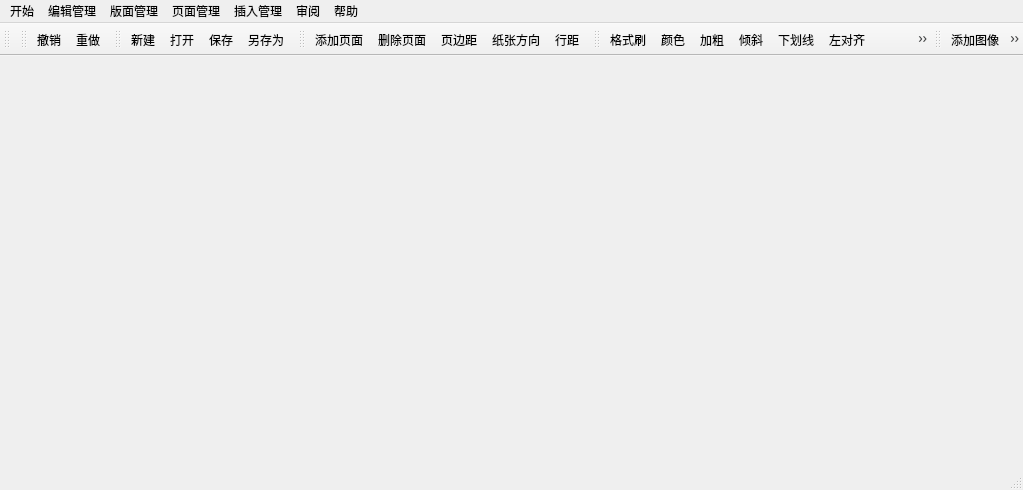
<?xml version="1.0" encoding="UTF-8"?>
<ui version="4.0">
 <class>MainWindow</class>
 <widget class="QMainWindow" name="MainWindow">
  <property name="geometry">
   <rect>
    <x>0</x>
    <y>0</y>
    <width>1023</width>
    <height>490</height>
   </rect>
  </property>
  <property name="windowTitle">
   <string>MainWindow</string>
  </property>
  <property name="windowIcon">
   <iconset>
    <normaloff>:/resources/OFDeditor.ico</normaloff>:/resources/OFDeditor.ico</iconset>
  </property>
  <property name="styleSheet">
   <string notr="true"/>
  </property>
  <widget class="QWidget" name="centralWidget"/>
  <widget class="QMenuBar" name="menuBar">
   <property name="geometry">
    <rect>
     <x>0</x>
     <y>0</y>
     <width>1023</width>
     <height>23</height>
    </rect>
   </property>
   <widget class="QMenu" name="menu">
    <property name="title">
     <string>开始</string>
    </property>
    <addaction name="action_new"/>
    <addaction name="action_open_ofdx"/>
    <addaction name="action_saveAs"/>
    <addaction name="action_saveAsEdit"/>
   </widget>
   <widget class="QMenu" name="menu_2">
    <property name="title">
     <string>编辑管理</string>
    </property>
    <addaction name="action_undo"/>
    <addaction name="action_redo"/>
    <addaction name="action_enlarge"/>
    <addaction name="action_shrink"/>
    <addaction name="action_formatPainter"/>
   </widget>
   <widget class="QMenu" name="menu_3">
    <property name="title">
     <string>页面管理</string>
    </property>
    <addaction name="action_newPage"/>
    <addaction name="action_deletePage"/>
    <addaction name="action_pageMargin"/>
   </widget>
   <widget class="QMenu" name="menu_4">
    <property name="title">
     <string>版面管理</string>
    </property>
    <widget class="QMenu" name="menu_5">
     <property name="title">
      <string>字体</string>
     </property>
     <addaction name="action_bold"/>
     <addaction name="action_italic"/>
     <addaction name="action_underline"/>
     <addaction name="action_color"/>
    </widget>
    <widget class="QMenu" name="menu_6">
     <property name="title">
      <string>段落</string>
     </property>
     <addaction name="action_left"/>
     <addaction name="action_right"/>
     <addaction name="action_center"/>
     <addaction name="action_lineDistance"/>
    </widget>
    <addaction name="menu_6"/>
    <addaction name="menu_5"/>
   </widget>
   <widget class="QMenu" name="menu_7">
    <property name="title">
     <string>帮助</string>
    </property>
    <addaction name="action_version"/>
    <addaction name="action_introduce"/>
    <addaction name="action_document"/>
   </widget>
   <widget class="QMenu" name="menu_8">
    <property name="title">
     <string>插入管理</string>
    </property>
    <addaction name="action_insertImage"/>
    <addaction name="action_table"/>
   </widget>
   <widget class="QMenu" name="menu_9">
    <property name="title">
     <string>审阅</string>
    </property>
    <addaction name="action_count"/>
    <addaction name="action_preview"/>
   </widget>
   <addaction name="menu"/>
   <addaction name="menu_2"/>
   <addaction name="menu_4"/>
   <addaction name="menu_3"/>
   <addaction name="menu_8"/>
   <addaction name="menu_9"/>
   <addaction name="menu_7"/>
  </widget>
  <widget class="QStatusBar" name="statusBar"/>
  <widget class="QToolBar" name="toolBar">
   <property name="windowTitle">
    <string>toolBar</string>
   </property>
   <attribute name="toolBarArea">
    <enum>TopToolBarArea</enum>
   </attribute>
   <attribute name="toolBarBreak">
    <bool>false</bool>
   </attribute>
  </widget>
  <widget class="QToolBar" name="toolBar_2">
   <property name="windowTitle">
    <string>toolBar_2</string>
   </property>
   <attribute name="toolBarArea">
    <enum>TopToolBarArea</enum>
   </attribute>
   <attribute name="toolBarBreak">
    <bool>false</bool>
   </attribute>
   <addaction name="action_undo"/>
   <addaction name="action_redo"/>
  </widget>
  <widget class="QToolBar" name="toolBar_3">
   <property name="windowTitle">
    <string>toolBar_3</string>
   </property>
   <attribute name="toolBarArea">
    <enum>TopToolBarArea</enum>
   </attribute>
   <attribute name="toolBarBreak">
    <bool>false</bool>
   </attribute>
   <addaction name="action_new"/>
   <addaction name="action_open_ofdx"/>
   <addaction name="action_saveAsEdit"/>
   <addaction name="action_saveAs"/>
  </widget>
  <widget class="QToolBar" name="toolBar_4">
   <property name="windowTitle">
    <string>toolBar_4</string>
   </property>
   <attribute name="toolBarArea">
    <enum>TopToolBarArea</enum>
   </attribute>
   <attribute name="toolBarBreak">
    <bool>false</bool>
   </attribute>
   <addaction name="action_newPage"/>
   <addaction name="action_deletePage"/>
   <addaction name="action_pageMargin"/>
   <addaction name="action_pageDirection"/>
   <addaction name="action_lineDistance"/>
  </widget>
  <widget class="QToolBar" name="toolBar_5">
   <property name="windowTitle">
    <string>toolBar_5</string>
   </property>
   <attribute name="toolBarArea">
    <enum>TopToolBarArea</enum>
   </attribute>
   <attribute name="toolBarBreak">
    <bool>false</bool>
   </attribute>
   <addaction name="action_formatPainter"/>
   <addaction name="action_color"/>
   <addaction name="action_bold"/>
   <addaction name="action_italic"/>
   <addaction name="action_underline"/>
   <addaction name="action_left"/>
   <addaction name="action_right"/>
   <addaction name="action_center"/>
  </widget>
  <widget class="QToolBar" name="toolBar_6">
   <property name="windowTitle">
    <string>toolBar_6</string>
   </property>
   <attribute name="toolBarArea">
    <enum>TopToolBarArea</enum>
   </attribute>
   <attribute name="toolBarBreak">
    <bool>false</bool>
   </attribute>
   <addaction name="action_insertImage"/>
   <addaction name="action_table"/>
  </widget>
  <action name="action_saveAs">
   <property name="icon">
    <iconset>
     <normaloff>:/resources/f17.png</normaloff>:/resources/f17.png</iconset>
   </property>
   <property name="text">
    <string>另存为</string>
   </property>
  </action>
  <action name="action_undo">
   <property name="icon">
    <iconset>
     <normaloff>:/resources/undo.png</normaloff>:/resources/undo.png</iconset>
   </property>
   <property name="text">
    <string>撤销</string>
   </property>
  </action>
  <action name="action_redo">
   <property name="icon">
    <iconset>
     <normaloff>:/resources/redo.png</normaloff>:/resources/redo.png</iconset>
   </property>
   <property name="text">
    <string>重做</string>
   </property>
  </action>
  <action name="action_newPage">
   <property name="icon">
    <iconset>
     <normaloff>:/resources/add_page.png</normaloff>:/resources/add_page.png</iconset>
   </property>
   <property name="text">
    <string>添加页面</string>
   </property>
  </action>
  <action name="action_pageDirection">
   <property name="icon">
    <iconset>
     <normaloff>:/resources/39.png</normaloff>:/resources/39.png</iconset>
   </property>
   <property name="text">
    <string>纸张方向</string>
   </property>
  </action>
  <action name="action_pageMargin">
   <property name="icon">
    <iconset>
     <normaloff>:/resources/document-page-setup.png</normaloff>:/resources/document-page-setup.png</iconset>
   </property>
   <property name="text">
    <string>页边距</string>
   </property>
  </action>
  <action name="action_bold">
   <property name="checkable">
    <bool>true</bool>
   </property>
   <property name="icon">
    <iconset>
     <normaloff>:/resources/font8.png</normaloff>:/resources/font8.png</iconset>
   </property>
   <property name="text">
    <string>加粗</string>
   </property>
  </action>
  <action name="action_italic">
   <property name="checkable">
    <bool>true</bool>
   </property>
   <property name="icon">
    <iconset>
     <normaloff>:/resources/italic4.png</normaloff>:/resources/italic4.png</iconset>
   </property>
   <property name="text">
    <string>倾斜</string>
   </property>
  </action>
  <action name="action_underline">
   <property name="checkable">
    <bool>true</bool>
   </property>
   <property name="icon">
    <iconset>
     <normaloff>:/resources/underline.png</normaloff>:/resources/underline.png</iconset>
   </property>
   <property name="text">
    <string>下划线</string>
   </property>
  </action>
  <action name="action_left">
   <property name="icon">
    <iconset>
     <normaloff>:/resources/left59.png</normaloff>:/resources/left59.png</iconset>
   </property>
   <property name="text">
    <string>左对齐</string>
   </property>
  </action>
  <action name="action_right">
   <property name="icon">
    <iconset>
     <normaloff>:/resources/right.png</normaloff>:/resources/right.png</iconset>
   </property>
   <property name="text">
    <string>右对齐</string>
   </property>
  </action>
  <action name="action_center">
   <property name="icon">
    <iconset>
     <normaloff>:/resources/center7.png</normaloff>:/resources/center7.png</iconset>
   </property>
   <property name="text">
    <string>居中</string>
   </property>
  </action>
  <action name="action_version">
   <property name="text">
    <string>版本</string>
   </property>
  </action>
  <action name="action_introduce">
   <property name="text">
    <string>介绍</string>
   </property>
  </action>
  <action name="action_document">
   <property name="text">
    <string>文档</string>
   </property>
  </action>
  <action name="action_deletePage">
   <property name="icon">
    <iconset>
     <normaloff>:/resources/delete_page.png</normaloff>:/resources/delete_page.png</iconset>
   </property>
   <property name="text">
    <string>删除页面</string>
   </property>
  </action>
  <action name="action_insertImage">
   <property name="icon">
    <iconset>
     <normaloff>:/resources/insert-image.png</normaloff>:/resources/insert-image.png</iconset>
   </property>
   <property name="text">
    <string>添加图像</string>
   </property>
   <property name="toolTip">
    <string>添加图像</string>
   </property>
  </action>
  <action name="action_color">
   <property name="checkable">
    <bool>true</bool>
   </property>
   <property name="icon">
    <iconset>
     <normaloff>:/resources/color_swatch.png</normaloff>:/resources/color_swatch.png</iconset>
   </property>
   <property name="text">
    <string>颜色</string>
   </property>
  </action>
  <action name="action_lineDistance">
   <property name="icon">
    <iconset>
     <normaloff>:/resources/line_spacing.png</normaloff>:/resources/line_spacing.png</iconset>
   </property>
   <property name="text">
    <string>行距</string>
   </property>
  </action>
  <action name="action_table">
   <property name="icon">
    <iconset>
     <normaloff>:/resources/tables.png</normaloff>:/resources/tables.png</iconset>
   </property>
   <property name="text">
    <string>添加表格</string>
   </property>
   <property name="toolTip">
    <string>添加表格</string>
   </property>
  </action>
  <action name="action_saveAsEdit">
   <property name="icon">
    <iconset>
     <normaloff>:/resources/filesaveas.png</normaloff>:/resources/filesaveas.png</iconset>
   </property>
   <property name="text">
    <string>保存</string>
   </property>
  </action>
  <action name="action_open_ofdx">
   <property name="icon">
    <iconset>
     <normaloff>:/resources/ofdx.png</normaloff>:/resources/ofdx.png</iconset>
   </property>
   <property name="text">
    <string>打开</string>
   </property>
  </action>
  <action name="action_new">
   <property name="icon">
    <iconset>
     <normaloff>:/resources/new.png</normaloff>:/resources/new.png</iconset>
   </property>
   <property name="text">
    <string>新建</string>
   </property>
  </action>
  <action name="action_enlarge">
   <property name="icon">
    <iconset>
     <normaloff>:/resources/enlarge.png</normaloff>:/resources/enlarge.png</iconset>
   </property>
   <property name="text">
    <string>放大</string>
   </property>
  </action>
  <action name="action_shrink">
   <property name="icon">
    <iconset>
     <normaloff>:/resources/shrink.png</normaloff>:/resources/shrink.png</iconset>
   </property>
   <property name="text">
    <string>缩小</string>
   </property>
  </action>
  <action name="action_formatPainter">
   <property name="checkable">
    <bool>true</bool>
   </property>
   <property name="icon">
    <iconset>
     <normaloff>:/resources/formatPainter.png</normaloff>:/resources/formatPainter.png</iconset>
   </property>
   <property name="text">
    <string>格式刷</string>
   </property>
  </action>
  <action name="action_count">
   <property name="text">
    <string>字数统计</string>
   </property>
  </action>
  <action name="action_preview">
   <property name="text">
    <string>预览</string>
   </property>
  </action>
 </widget>
 <layoutdefault spacing="6" margin="11"/>
 <resources>
  <include location="OFDEditor.qrc"/>
 </resources>
 <connections/>
</ui>
